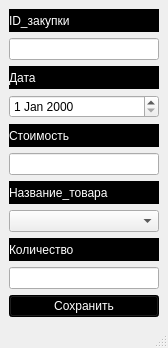
<?xml version="1.0" encoding="UTF-8"?>
<ui version="4.0">
 <class>save_buy</class>
 <widget class="QMainWindow" name="save_buy">
  <property name="geometry">
   <rect>
    <x>0</x>
    <y>0</y>
    <width>168</width>
    <height>348</height>
   </rect>
  </property>
  <property name="windowTitle">
   <string>Сохранение</string>
  </property>
  <widget class="QWidget" name="centralwidget">
   <layout class="QVBoxLayout" name="verticalLayout">
    <item>
     <widget class="QLabel" name="label">
      <property name="styleSheet">
       <string notr="true">font: 11pt &quot;Times New Roman&quot;;
background-color: rgb(0, 0, 0);
color: rgb(255, 255, 255);</string>
      </property>
      <property name="text">
       <string>ID_закупки</string>
      </property>
     </widget>
    </item>
    <item>
     <widget class="QLineEdit" name="lineEdit">
      <property name="styleSheet">
       <string notr="true">font: 11pt &quot;Times New Roman&quot;;</string>
      </property>
     </widget>
    </item>
    <item>
     <widget class="QLabel" name="label_2">
      <property name="styleSheet">
       <string notr="true">font: 11pt &quot;Times New Roman&quot;;
background-color: rgb(0, 0, 0);
color: rgb(255, 255, 255);</string>
      </property>
      <property name="text">
       <string>Дата</string>
      </property>
     </widget>
    </item>
    <item>
     <widget class="QDateEdit" name="dateEdit">
      <property name="styleSheet">
       <string notr="true">font: 11pt &quot;Times New Roman&quot;;</string>
      </property>
     </widget>
    </item>
    <item>
     <widget class="QLabel" name="label_3">
      <property name="styleSheet">
       <string notr="true">font: 11pt &quot;Times New Roman&quot;;
background-color: rgb(0, 0, 0);
color: rgb(255, 255, 255);</string>
      </property>
      <property name="text">
       <string>Стоимость</string>
      </property>
     </widget>
    </item>
    <item>
     <widget class="QLineEdit" name="lineEdit_3">
      <property name="styleSheet">
       <string notr="true">font: 11pt &quot;Times New Roman&quot;;</string>
      </property>
     </widget>
    </item>
    <item>
     <widget class="QLabel" name="label_4">
      <property name="styleSheet">
       <string notr="true">font: 11pt &quot;Times New Roman&quot;;
background-color: rgb(0, 0, 0);
color: rgb(255, 255, 255);</string>
      </property>
      <property name="text">
       <string>Название_товара</string>
      </property>
     </widget>
    </item>
    <item>
     <widget class="QComboBox" name="comboBox"/>
    </item>
    <item>
     <widget class="QLabel" name="label_5">
      <property name="styleSheet">
       <string notr="true">font: 11pt &quot;Times New Roman&quot;;
background-color: rgb(0, 0, 0);
color: rgb(255, 255, 255);</string>
      </property>
      <property name="text">
       <string>Количество</string>
      </property>
     </widget>
    </item>
    <item>
     <widget class="QLineEdit" name="lineEdit_5">
      <property name="styleSheet">
       <string notr="true">font: 11pt &quot;Times New Roman&quot;;</string>
      </property>
     </widget>
    </item>
    <item>
     <widget class="QPushButton" name="save">
      <property name="styleSheet">
       <string notr="true">width: 50px;
font: 75 14pt &quot;Times New Roman&quot;;
background-color: rgb(0, 0, 0);
color: rgb(255, 255, 255);</string>
      </property>
      <property name="text">
       <string>Сохранить</string>
      </property>
     </widget>
    </item>
   </layout>
  </widget>
  <widget class="QMenuBar" name="menubar">
   <property name="geometry">
    <rect>
     <x>0</x>
     <y>0</y>
     <width>168</width>
     <height>21</height>
    </rect>
   </property>
  </widget>
  <widget class="QStatusBar" name="statusbar"/>
 </widget>
 <resources/>
 <connections/>
</ui>
